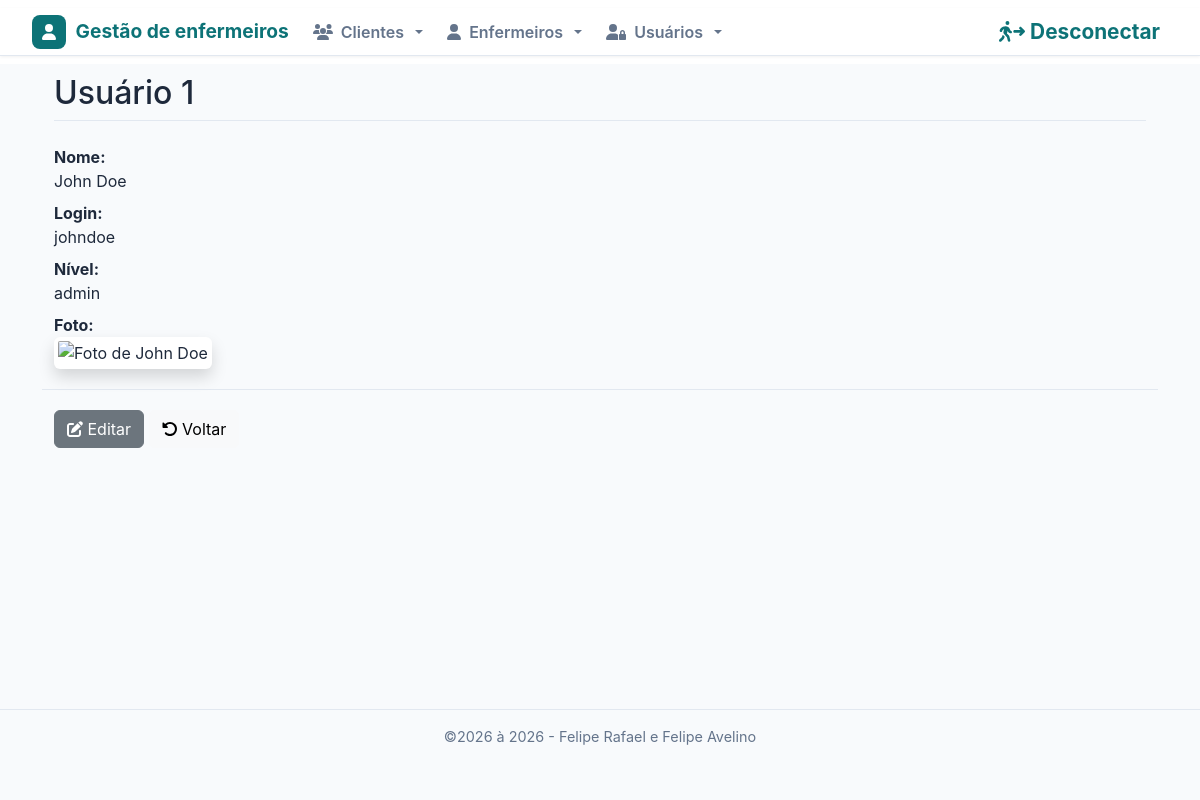
Screenshot of /usuarios/view.php?id=1 (signed in) with the database file from the repository.
### tables this page shows
CREATE TABLE IF NOT EXISTS usuarios (
  id int NOT NULL AUTO_INCREMENT PRIMARY KEY,
  nome varchar(255) NOT NULL,
  user varchar(50) NOT NULL,
  password varchar(255) NOT NULL,
  foto varchar(255) NOT NULL DEFAULT '',
  nivel varchar(20) NOT NULL DEFAULT 'user',
  created TIMESTAMP DEFAULT CURRENT_TIMESTAMP,
  modified TIMESTAMP DEFAULT CURRENT_TIMESTAMP ON UPDATE CURRENT_TIMESTAMP,
  UNIQUE KEY uq_usuarios_user (user)
);

### inc/database.php (called while the page is built, shortened)
<?php
require_once __DIR__ . '/auth.php';
function sql_identifier($nome)
{
    return $nome;
}
function open_database()
{
    try {
        $conn = new mysqli(DB_HOST, DB_USER, DB_PASSWORD, DB_NAME);
        $conn->set_charset("utf8mb4");
        return $conn;
    } catch (Exception $e) {
        error_log("Erro ao conectar no banco: " . $e->getMessage());
        throw new Exception("Erro ao conectar no banco de dados.");
    }
}
function find($table = null, $id = null)
{
    $found = null;
    try {
        $table = sql_identifier($table);
        $database = open_database();
        if ($id !== null && $id !== '') {
            $id = (int) $id;
            $stmt = $database->prepare("SELECT * FROM `$table` WHERE id = ? LIMIT 1");
            $stmt->bind_param("i", $id);
            $stmt->execute();
            $found = $stmt->get_result()->fetch_assoc() ?: null;
        } else {
            $result = $database->query("SELECT * FROM `$table`");
            $rows = $result->fetch_all(MYSQLI_ASSOC);
            $found = $rows ?: null;
        }
    } catch (Exception $e) {
        error_log($e->getMessage());
        flash("Não foi possível consultar os dados.", "danger");
    }
    return $found;
}

### usuarios/function.php (called while the page is built, shortened)
<?php
function view($id = null)
{
    $usuario = find("usuarios", (int) $id);
}

### inc/auth.php (called while the page is built, shortened)
<?php
if (!function_exists('e')) {
    function e($valor)
    {
        return htmlspecialchars((string) $valor, ENT_QUOTES, 'UTF-8');
    }
}

### usuarios/view.php (the view, shortened to what this page needs)
<?php
require_once("function.php");
view($_GET['id'] ?? 0);
$foto = !empty($usuario['foto']) ? $usuario['foto'] : "semimagem.jpg";
?>
<header>
    <h2>Usuário <?php echo e($usuario['id']); ?></h2>
</header>
<hr>
<dl class="dl-horizontal">
    <dt>Nome:</dt>
    <dd><?php echo e($usuario['nome']); ?></dd>
    <dt>Login:</dt>
    <dd><?php echo e($usuario['user']); ?></dd>
    <dt>Nível:</dt>
    <dd><?php echo e($usuario['nivel']); ?></dd>
    <dt>Foto:</dt>
    <dd>
        <img src="fotos/<?php echo e($foto); ?>" class="shadow p-1 mb-1 bg-body rounded" width="300" alt="Foto de <?php echo e($usuario['nome']); ?>">
    </dd>
</dl>
<div id="actions" class="row">
    <div class="col-md-12">
        <a href="edit.php?id=<?php echo (int) $usuario['id']; ?>" class="btn btn-secondary"><i class="fa-solid fa-pen-to-square"></i> Editar</a>
        <a href="index.php" class="btn btn-light"><i class="fa-solid fa-rotate-left"></i> Voltar</a>
    </div>
</div>

### css/style.css (style rules this page uses)
:root { --teal: #0d7377; --teal-light: #14a085; --teal-dim: #e6f4f4; --slate: #1e293b; --muted: #64748b; --border: #e2e8f0; --surface: #f8fafc; --white: #ffffff; --red: #e53e3e; --red-dim: #fde8e8; --amber: #d97706; --amber-dim: #fef3e2; --green: #16a34a; --green-dim: #dcfce7; }
* { box-sizing: border-box; }
body { background: var(--surface); font-family: -apple-system, BlinkMacSystemFont, 'Segoe UI', Roboto, sans-serif; color: var(--slate); margin: 0; min-height: 100vh; overflow-x: hidden; display: flex; flex-direction: column; }
hr { border: none; border-top: 1px solid var(--border); margin: 0 0 1.5rem; opacity: 1; }
#actions { margin-top: .5rem; padding-top: 1.25rem; border-top: 1px solid var(--border); }

### inc/header.php (style rules this page uses)
body { padding-top: 50px; padding-bottom: 20px; }

### rows the page displays
usuarios: id "1", nome "John Doe", user "johndoe", nivel "admin"

### other values shown
$dt->format("Y") "2026"
